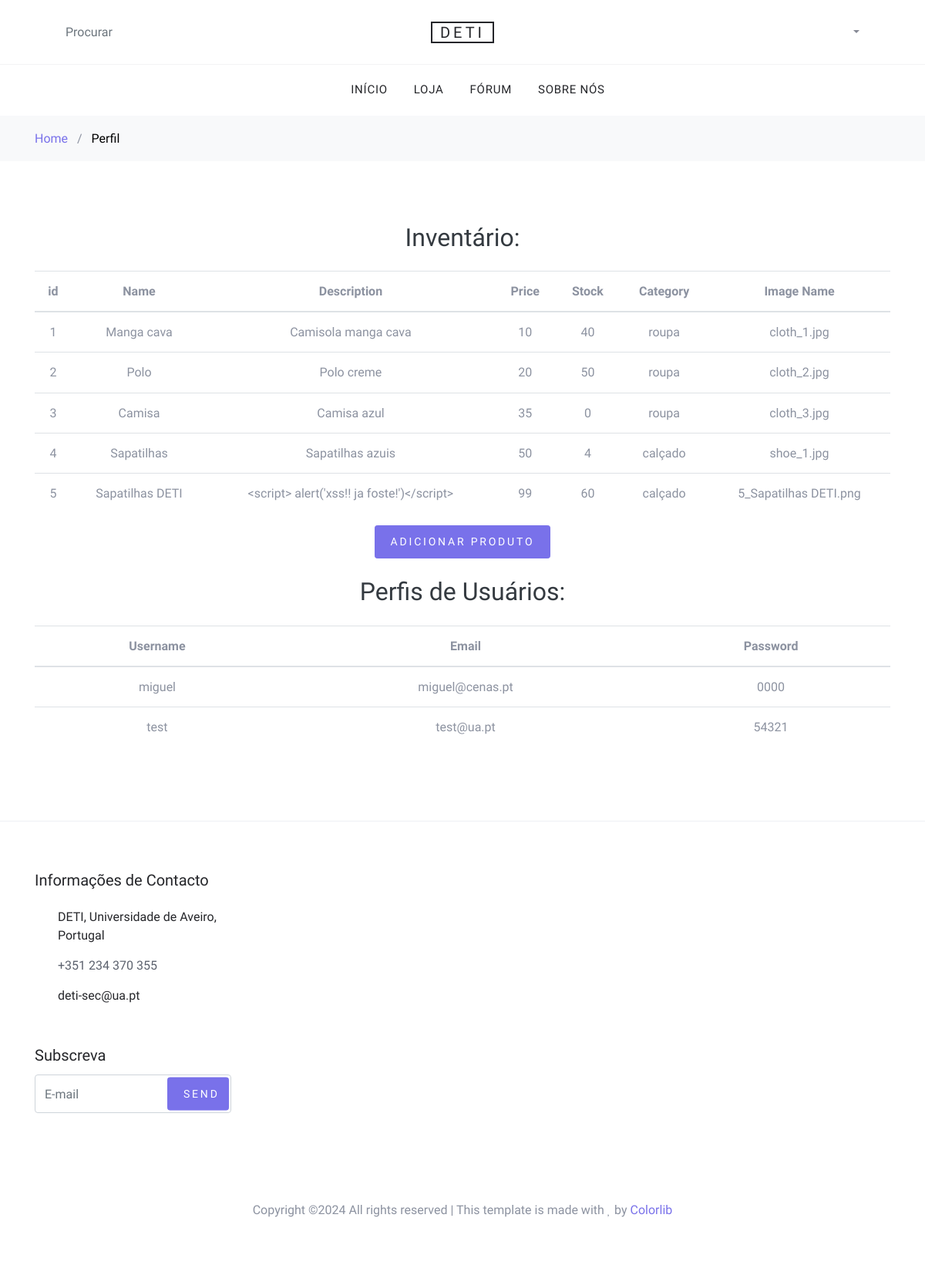
Screenshot of /user_profiles (signed in) with the database file from the repository.
### tables this page shows
CREATE TABLE products (id integer primary key, name text, description text, price integer, stock integer, category text, product_image text);

CREATE TABLE users (id integer primary key, username text, email text, password text, is_admin integer default 0);

### app.py (the view)
@app.route("/user_profiles", methods=["GET", "POST"])
def user_profiles():
    if request.method == "POST":
        name = request.form["name"]
        description = request.form["description"]
        price = request.form["price"]
        stock = request.form["stock"]
        category = request.form["category"]
        file = request.files['image']
        print(name, description, price, stock, category)
        if file.filename == '':
            flash('No selected file')
            return redirect(request.url)
        if file: # TODO for app_sec: not safe per the docs!!  allowed_file(file.filename) should be used. check: https://flask.palletsprojects.com/en/1.1.x/patterns/fileuploads/
            filename = name + '.' + file.filename.split(".")[1]
            db = DatabaseWrappers()
            new_filename = db.insert_product(name, description, price, stock, category, filename)
            file.save(os.path.join(app.config['UPLOAD_FOLDER'], new_filename))
            return redirect(url_for('user_profiles'))
        return "success"
    elif request.method == "GET":
        if "user_id" not in session:
            return redirect(url_for("login"))
        db = DatabaseWrappers()
        user_id = session["user_id"]
        user = db.get_user_by_id(user_id)
        if user_id == 1:
            all_profiles = db.get_all_profiles()
            print(f"{all_profiles = }")
            items = db.get_products()
            return render_template("user_profiles.html", user_id=user_id, all_profiles=all_profiles, items=items)
        else:
            print(user)
            return render_template("user_profiles.html", user=user)

### dbwrappers.py (called while the page is built)
    def fetch_json(self):
        colname = [ d[0] for d in self.cursor.description ]
        result_list = [ dict(zip(colname, r)) for r in self.cursor.fetchall() ]
        return result_list

    def get_user_by_id(self, user_id):
        self.cursor.execute("SELECT * FROM users WHERE id = ?", (user_id,))
        user_data = self.cursor.fetchone()
        if user_data:
            user_dict = {
                'id': user_data[0],
                'username': user_data[1],
                'email': user_data[2],
                'password': user_data[3]
            }
            return user_dict
        else:
            return None

    def get_all_profiles(self):
        query = "SELECT * FROM users"
        self.cursor.execute(query)
        all_profiles = self.fetch_json()
        return all_profiles

### templates/user_profiles.html (shortened to what this page needs)
{% extends 'base.html' %}
{% block content %}
  <div class="bg-light py-3">
      <div class="container">
        <div class="row">
          <div class="col-md-12 mb-0"><a href="/">Home</a> <span class="mx-2 mb-0">/</span> <strong class="text-black">Perfil</strong></div>
        </div>
      </div>
    </div>
  <div class="site-section">
    <div class="container">
      <div class="row">
        <div class="col-md-12 text-center">
          {% if user_id == 1 %}
            <h2 class="text-dark">Inventário:</h2>
            <table class="table mt-4">
              <thead>
                <tr>
                  <th scope="col">id</th>
                  <th scope="col">Name</th>
                  <th scope="col">Description</th>
                  <th scope="col">Price</th>
                  <th scope="col">Stock</th>
                  <th scope="col">Category</th>
                  <th scope="col">Image Name</th>
                </tr>
              </thead>
              <tbody>
                {% for item in items %}
                  <tr>
                    <td>{{ item.id }}</td>
                    <td>{{ item.name }}</td>
                    <td>{{ item.description }}</td>
                    <td>{{ item.price }}</td>
                    <td>{{ item.stock }}</td>
                    <td>{{ item.category }}</td>
                    <td>{{ item.product_image }}</td>
                  </tr>
                {% endfor %}
              </tbody>
            </table>
            <button type="button" class="btn btn-sm btn-primary" data-toggle="modal" data-target="#exampleModal">
              Adicionar Produto
            </button>
            <h2 class="text-dark mt-4">Perfis de Usuários:</h2>
            <table class="table mt-4">
              <thead>
                <tr>
                  <th scope="col">Username</th>
                  <th scope="col">Email</th>
                  <th scope="col">Password</th>
                </tr>
              </thead>
              <tbody>
                {% for profile in all_profiles %}
                  {% if profile.id != 1 %}
                    <tr>
                      <td>{{ profile.username }}</td>
                      <td>{{ profile.email }}</td>
                      <td>{{ profile.password }}</td>
                    </tr>
                  {% endif %}
                {% endfor %}
              </tbody>
            </table>
          {% endif %}
        </div>
      </div>
    </div>
  </div>
{% endblock %}

### static/css/style.css (style rules this page uses)
body { line-height: 1.7; color: #8c92a0; font-weight: 300; font-size: 16px; }
a { -webkit-transition: .3s all ease; -o-transition: .3s all ease; transition: .3s all ease; }
.text-black { color: #000; }
.btn { text-transform: uppercase; position: relative; -webkit-transition: 0.2s all ease-in-out !important; -o-transition: 0.2s all ease-in-out !important; transition: 0.2s all ease-in-out !important; top: 0; letter-spacing: .05em; }
.btn.btn-sm { font-size: 14px !important; padding: 10px 20px !important; }
.btn.btn-primary { font-size: 17px; font-weight: 300; letter-spacing: .2em; }
.site-section { padding: 2.5em 0; }
@media (min-width: 768px) { .site-section { padding: 5em 0; } }

### rows the page displays
products: id "1", name "Manga cava", description "Camisola manga cava", price "10", stock "40", category "roupa", product_image "cloth_1.jpg"
products: id "2", name "Polo", description "Polo creme", price "20", stock "50", category "roupa", product_image "cloth_2.jpg"
products: id "3", name "Camisa", description "Camisa azul", price "35", stock "0", category "roupa", product_image "cloth_3.jpg"
products: id "4", name "Sapatilhas", description "Sapatilhas azuis", price "50", stock "4", category "calçado", product_image "shoe_1.jpg"
products: id "5", name "Sapatilhas DETI", description "<script> alert('xss!! ja foste!')</script>", price "99", stock "60", category "calçado", product_image "5_Sapatilhas DETI.png"
users: username "miguel", email "miguel@cenas.pt", password "0000"
users: username "test", email "test@ua.pt", password "54321"
